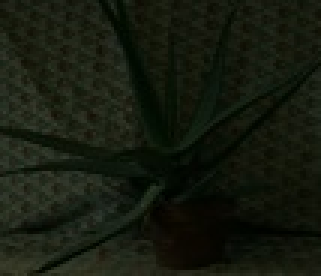
%> input picture source-code-and-exe/HW3_test_image/aloe.jpg, 107 x 92 px, shrunk from 641 x 555 before the run (shown 3 times larger); the run also reads 1 picture not shown here
$ octave main.m   (GNU Octave 9; MATLAB toolbox functions it lacks are replaced by stand-ins)
%> lines starting %> are read from the running program, lines starting %| are printed output that depends on the picture
### source-code-and-exe/myrgb2hsi.m
function [H,S,I] = myrgb2hsi(RUint,GUint,BUint)

% convert to 0~1 double type value
R = double(RUint)/255;
G = double(GUint)/255;
B = double(BUint)/255;

% m x n: the size of the image
[m,n] = size(R);

% preparing result arrays
H = zeros(m,n,"double");
S = zeros(m,n,"double");
I = zeros(m,n,"double");

% transform
for i = 1:m
    for j = 1:n
        % avoid div by 0
        if R(i,j) == G(i,j) && G(i,j) == B(i,j)
            theta = 0;
        else
            theta = acosd(((0.5)*((R(i,j)-G(i,j))+(R(i,j)-B(i,j))))/sqrt((R(i,j)-G(i,j))^2+(R(i,j)-B(i,j))*(G(i,j)-B(i,j))));
        end
        % calculate H
        if B(i,j) <= G(i,j)
            H(i,j) = theta;
        else
            H(i,j) = 360 - theta;
        end
        % calculate S
        S(i,j) = 1 - ((3/(R(i,j)+G(i,j)+B(i,j)))*min([R(i,j),G(i,j),B(i,j)]));
        % calculate I
        I(i,j) = (1/3)*(R(i,j)+G(i,j)+B(i,j));
    end
end

end

### source-code-and-exe/myrgb2lab.m
function [L,a,b] = myrgb2lab(RUint,GUint,BUint)

% RGB to XYZ matrix (sRGB working space)
converMatrix = [0.4124564, 0.3575761, 0.1804375; 0.2126729, 0.7151522, 0.0721750; 0.0193339, 0.1191920, 0.9503041];

% Reference white (D65)
Xn = 0.9504;
Yn = 1.0000;
Zn = 1.0888;

% convert to 0~1 double type value
R = double(RUint)/255;
G = double(GUint)/255;
B = double(BUint)/255;

% m x n: the size of the image
[m,n] = size(R);

% preparing result arrays
L = zeros(m,n,"double");
a = zeros(m,n,"double");
b = zeros(m,n,"double");

% transform
for i = 1:m
    for j = 1:n
        % calculate X,Y,Z
        tmp = num2cell(converMatrix*[R(i,j); G(i,j); B(i,j)]);
        [X,Y,Z] = deal(tmp{:});
        % calculate L,a,b
        L(i,j) = 116*h(Y/Yn)-16;
        a(i,j) = 500*(h(X/Xn)-h(Y/Yn));
        b(i,j) = 200*(h(Y/Yn)-h(Z/Zn));
    end
end

end

% [7 lines left out: function h, not called in this run]

### source-code-and-exe/myhsi2rgb.m
function [R,G,B] = myhsi2rgb(H,S,I)

% m x n: the size of the image
[m,n] = size(H);

% preparing result arrays
R = zeros(m,n,"double");
G = zeros(m,n,"double");
B = zeros(m,n,"double");

% transform
for i = 1:m
    for j = 1:n
        if H(i,j) < 120
            tempH = H(i,j);
            B(i,j) = I(i,j)*(1-S(i,j));
            R(i,j) = I(i,j)*(1+(S(i,j)*cosd(tempH))/(cosd(60-tempH)));
            G(i,j) = 3*I(i,j)-(R(i,j)+B(i,j));
        elseif H(i,j) < 240
            tempH = H(i,j) - 120;
            R(i,j) = I(i,j)*(1-S(i,j));
            G(i,j) = I(i,j)*(1+(S(i,j)*cosd(tempH))/(cosd(60-tempH)));
            B(i,j) = 3*I(i,j)-(R(i,j)+G(i,j));
        else
            tempH = H(i,j) - 240;
            G(i,j) = I(i,j)*(1-S(i,j));
            B(i,j) = I(i,j)*(1+(S(i,j)*cosd(tempH))/(cosd(60-tempH)));
            R(i,j) = 3*I(i,j)-(G(i,j)+B(i,j));
        end
    end
end

% convert to 0~255 uint8 type value
R = uint8(255*R);
G = uint8(255*G);
B = uint8(255*B);

end

### source-code-and-exe/mylab2rgb.m
function [R,G,B] = mylab2rgb(L,a,b)

% XYZ to RGB matrix (sRGB working space)
converMatrix = [3.2404542, -1.5371385, -0.4985314; -0.9692660, 1.8760108, 0.0415560; 0.0556434, -0.2040259, 1.0572252];

% Reference white (D65)
Xn = 0.9504;
Yn = 1.0000;
Zn = 1.0888;

% m x n: the size of the image
[m,n] = size(L);

% preparing result arrays
R = zeros(m,n,"double");
G = zeros(m,n,"double");
B = zeros(m,n,"double");

% transform
for i = 1:m
    for j = 1:n
        % calculate X,Y,Z
        fy = (L(i,j)+16)/116;
        fx = fy + a(i,j)/500;
        fz = fy - b(i,j)/200;

        if fy^3 > 0.008856
            Y = Yn*(fy^3);
        else
            Y = (fy-(16/116))*3*0.128419*Yn;
        end

        if fx^3 > 0.008856
            X = Xn*(fx^3);
        else
            X = (fx-(16/116))*3*0.128419*Xn;
        end

        if fz^3 > 0.008856
            Z = Zn*(fz^3);
        else
            Z = (fz-(16/116))*3*0.128419*Zn;
        end

        % calculate R,G,B
        tmp = num2cell(converMatrix*[X; Y; Z]);
        [R(i,j),G(i,j),B(i,j)] = deal(tmp{:});
    end
end

% convert to 0~255 uint8 type value
R = uint8(255*R);
G = uint8(255*G);
B = uint8(255*B);

end

### source-code-and-exe/main.m
%% aloe.jpg
[im,map,alpha] = imread("HW3_test_image\aloe.jpg","jpg");
%> im is the input picture: size 92x107x3 uint8; mean R, G, B 21.5, 26.5, 14.8
%> map = []; alpha = []
R = im(:,:,1);
G = im(:,:,2);
B = im(:,:,3);

% convert to certain color space
[H,S,I] = myrgb2hsi(R,G,B);
%> after the loop in myrgb2hsi, `for i = 1:m`:
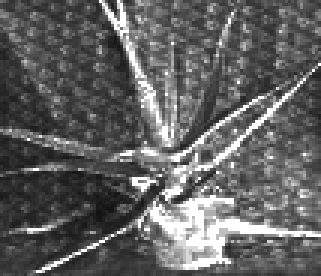
%> S: size 92x107 double (shown 3 times larger); min 0.0732, max 1, mean 0.386
%> after the loop in myrgb2hsi, `for i = 1:m`: theta = 75.3
[L,a,b] = myrgb2lab(R,G,B);
R2 = double(R)/255;
G2 = double(G)/255;
B2 = double(B)/255;

% image enhance in RGB
[m,n] = size(R2);
%> m = 92; n = 107
for i = 1:m
    for j = 1:n
        R2(i,j) = R2(i,j)*4;
        if R2(i,j) > 1
            R2(i,j) = 1;
        end
        G2(i,j) = G2(i,j)*4;
        if G2(i,j) > 1
            G2(i,j) = 1;
        end
        B2(i,j) = B2(i,j)*4;
        if B2(i,j) > 1
            B2(i,j) = 1;
        end
    end
end

% image enhance in HSI
[m,n] = size(I);
for i = 1:m
    for j = 1:n
        I(i,j) = I(i,j)*4;
        if I(i,j) > 1
            I(i,j) = 1;
        end
    end
end

% image enhance in Lab
[m,n] = size(L);
for i = 1:m
    for j = 1:n
        L(i,j) = L(i,j)*1.7;
        if L(i,j) > 100
            L(i,j) = 100;
        end
    end
end

% convert double RGB back to uint8 RGB
rR = uint8(255*R2);
rG = uint8(255*G2);
rB = uint8(255*B2);
RGBresult = cat(3,rR,rG,rB);
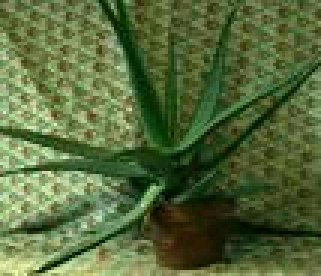
%> RGBresult: size 92x107x3 uint8 (shown 3 times larger); mean R, G, B 86.1, 106, 59.4

% convert HSI back to uint8 RGB
[rR,rG,rB] = myhsi2rgb(H,S,I);
%> after the loop in myhsi2rgb, `for i = 1:m`: tempH = 75.3
HSIresult = cat(3,rR,rG,rB);

% convert Lab back to uint8 RGB
[rR,rG,rB] = mylab2rgb(L,a,b);
%> after the loop in mylab2rgb, `for i = 1:m`: X = 0.414; Y = 0.453; Z = 0.411
Labresult = cat(3,rR,rG,rB);

% show result
figure(Name='aloe.jpg');
subplot(2,3,2), imshow(im), title('original');
subplot(2,3,4), imshow(RGBresult), title('RGB');
subplot(2,3,5), imshow(HSIresult), title('HSI');
subplot(2,3,6), imshow(Labresult), title('L*a*b*');

clear;


%% church.jpg
[im,map,alpha] = imread("HW3_test_image\church.jpg","jpg");
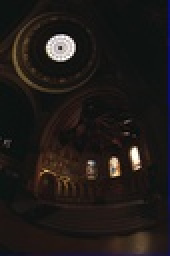
%> input picture source-code-and-exe/HW3_test_image/church.jpg, 85 x 128 px, shrunk from 512 x 768 before the run (shown 2 times larger)
%> im is the input picture: size 128x85x3 uint8; mean R, G, B 31.6, 27, 24.7
R = im(:,:,1);
%> R: size 128x85 uint8
G = im(:,:,2);
%> G: size 128x85 uint8
B = im(:,:,3);
%> B: size 128x85 uint8

% convert to certain color space
[H,S,I] = myrgb2hsi(R,G,B);
%> after the loop in myrgb2hsi (call 2), `for i = 1:m`:
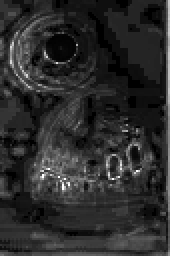
%> S: size 128x85 double (shown 2 times larger); min 0, max 1, mean 0.175
%> after the loop in myrgb2hsi (call 2), `for i = 1:m`: theta = 113.2
[L,a,b] = myrgb2lab(R,G,B);
%> after the loop in myrgb2lab (call 2), `for i = 1:m`:
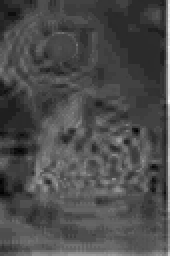
%> a: size 128x85 double (shown 2 times larger); min -11.96, max 33.98, mean 1.8; drawn with min black and max white
%> after the loop in myrgb2lab (call 2), `for i = 1:m`:
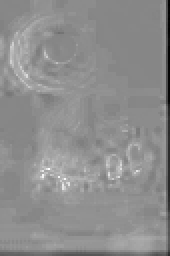
%> b: size 128x85 double (shown 2 times larger); min -57.44, max 51.6, mean 3.4; drawn with min black and max white
R2 = double(R)/255;
G2 = double(G)/255;
B2 = double(B)/255;

% image enhance in RGB
[m,n] = size(R2);
%> m = 128; n = 85
for i = 1:m
    for j = 1:n
        R2(i,j) = R2(i,j)*4;
        if R2(i,j) > 1
            R2(i,j) = 1;
        end
        G2(i,j) = G2(i,j)*4;
        if G2(i,j) > 1
            G2(i,j) = 1;
        end
        B2(i,j) = B2(i,j)*4;
        if B2(i,j) > 1
            B2(i,j) = 1;
        end
    end
end
%> B2: size 128x85 double
%> G2: size 128x85 double
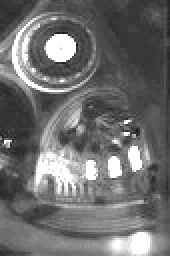
%> R2: size 128x85 double (shown 2 times larger); min 0.0784, max 1, mean 0.434

% image enhance in HSI
[m,n] = size(I);
for i = 1:m
    for j = 1:n
        I(i,j) = I(i,j)*4;
        if I(i,j) > 1
            I(i,j) = 1;
        end
    end
end

% image enhance in Lab
[m,n] = size(L);
for i = 1:m
    for j = 1:n
        L(i,j) = L(i,j)*1.7;
        if L(i,j) > 100
            L(i,j) = 100;
        end
    end
end

% convert double RGB back to uint8 RGB
rR = uint8(255*R2);
rG = uint8(255*G2);
rB = uint8(255*B2);
RGBresult = cat(3,rR,rG,rB);

% convert HSI back to uint8 RGB
[rR,rG,rB] = myhsi2rgb(H,S,I);
HSIresult = cat(3,rR,rG,rB);

% convert Lab back to uint8 RGB
[rR,rG,rB] = mylab2rgb(L,a,b);
Labresult = cat(3,rR,rG,rB);

% show result
figure(Name='church.jpg');
subplot(2,3,2), imshow(im), title('original');
subplot(2,3,4), imshow(RGBresult), title('RGB');
subplot(2,3,5), imshow(HSIresult), title('HSI');
subplot(2,3,6), imshow(Labresult), title('L*a*b*');

clear;


%% house.jpg
[im,map,alpha] = imread("HW3_test_image\house.jpg","jpg");
R = im(:,:,1);
G = im(:,:,2);
B = im(:,:,3);

% convert to certain color space
[H,S,I] = myrgb2hsi(R,G,B);
%> (the run ends here)
